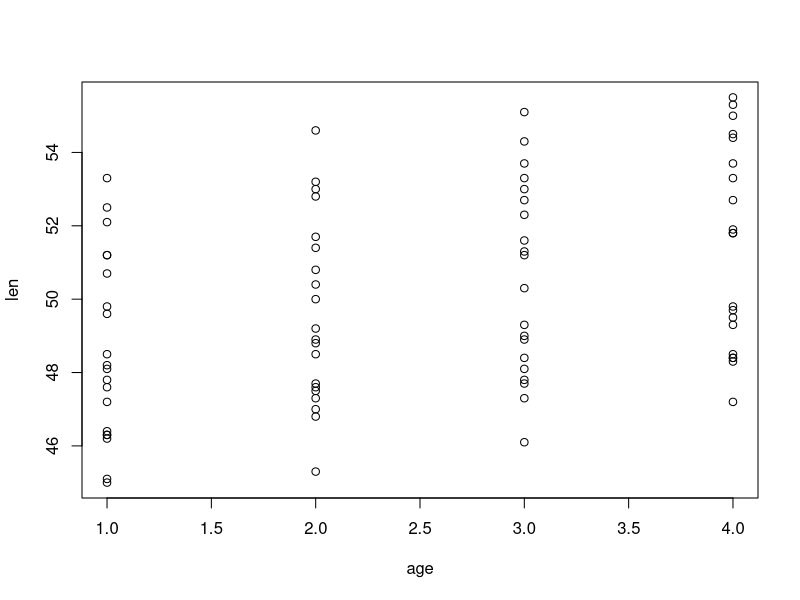
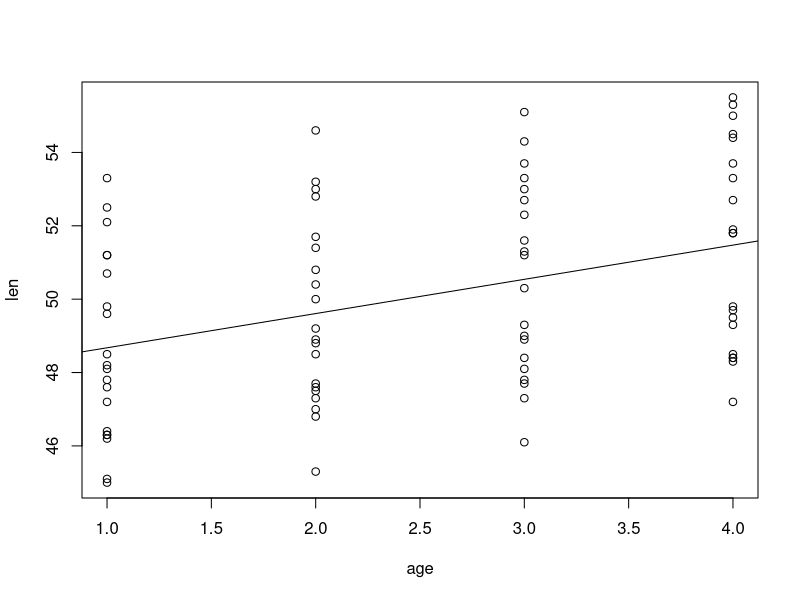
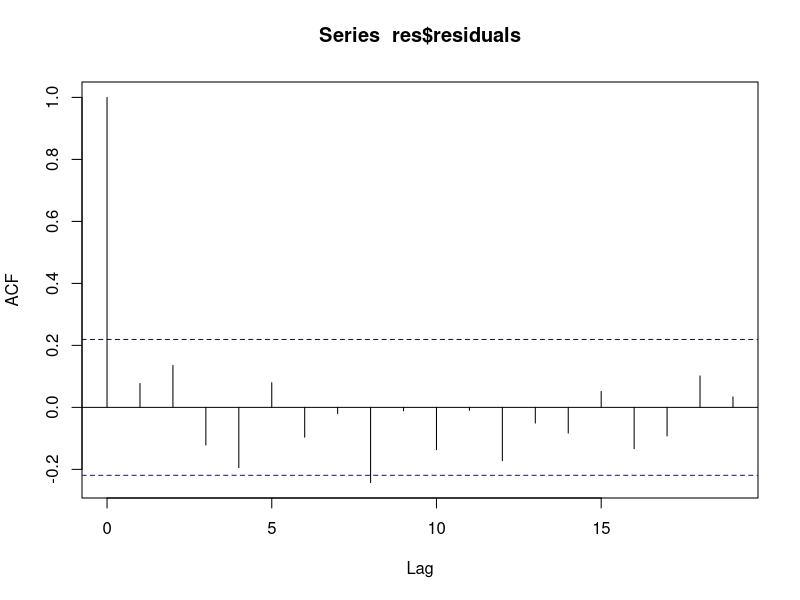
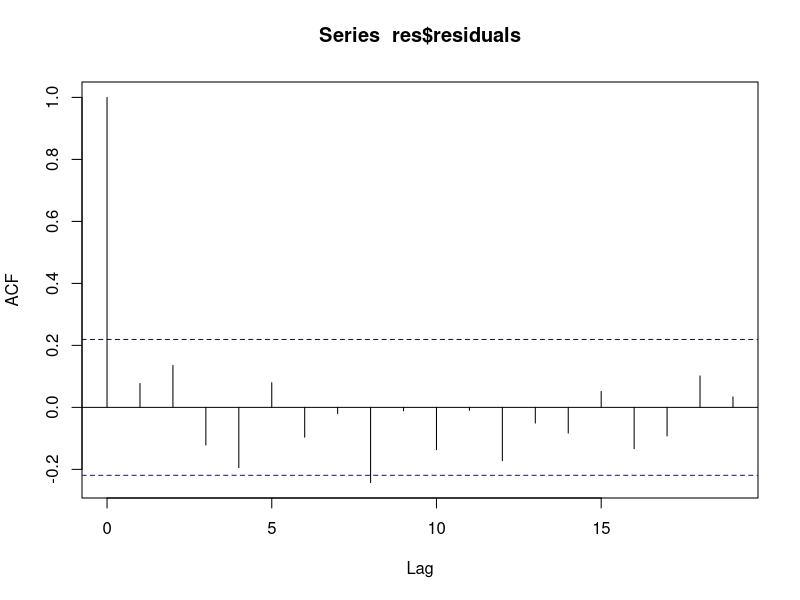
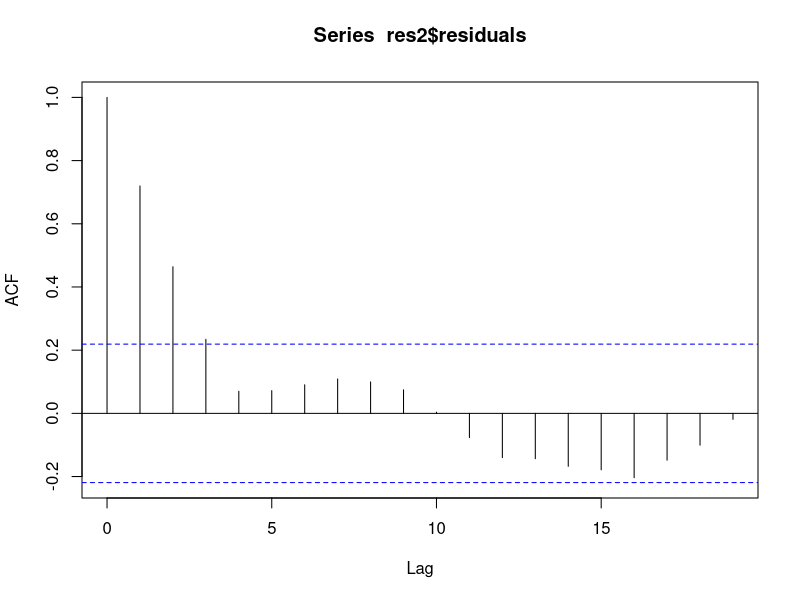
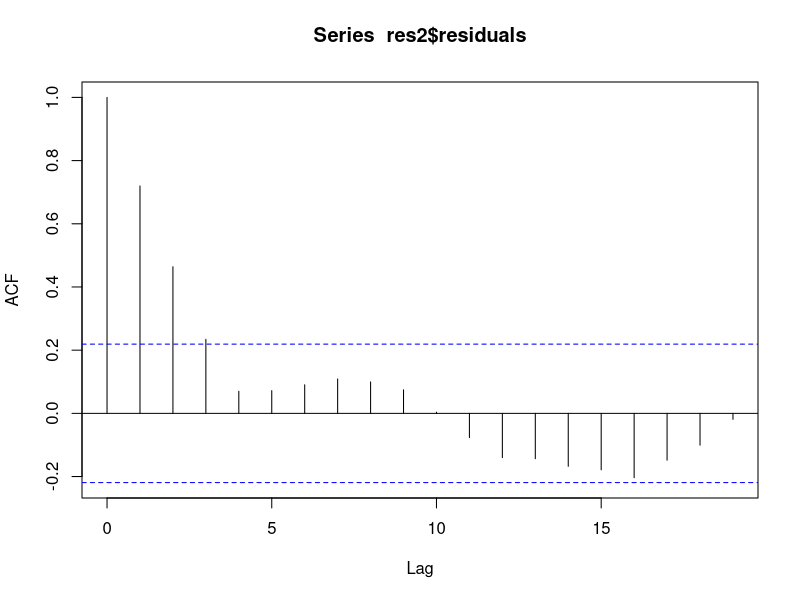
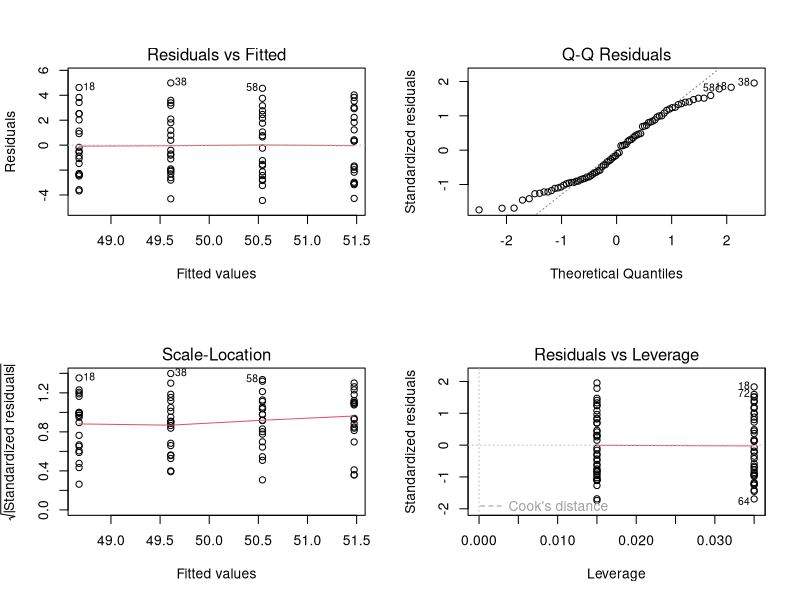
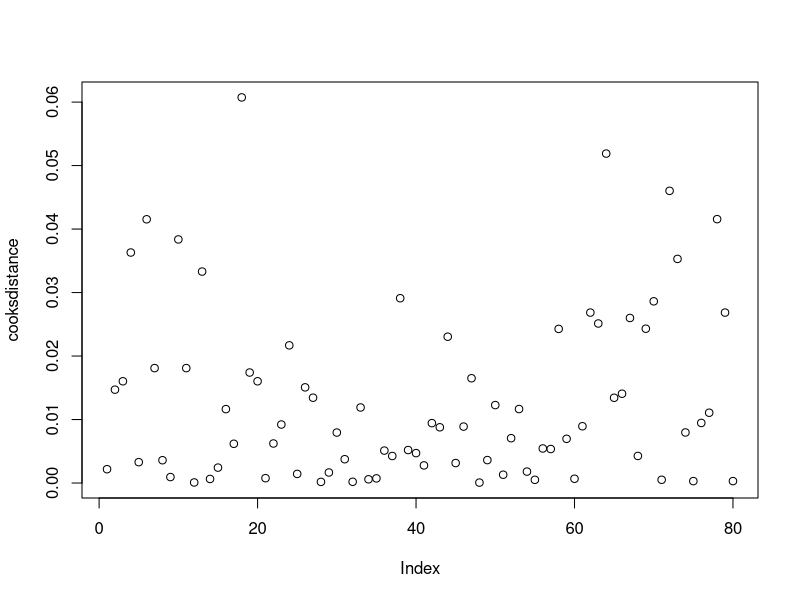

These charts were generated, in order, by the following R code:
# Creating a simple linear regression model for ramus bone data
# Reading in raw data

setwd("C:/hw/upwork data and project/")
ramus<-read.table("ramusdata.txt",header=F,sep=",")
str(ramus) # Checking integrity of data
# Cleaning data and naming variables
ramus<-ramus[,1:4]
colnames(ramus)<-c("y1","y2","y3","y4")
matrix1<-matrix(1,nrow=20,ncol=1)
# Assumption: The exact age of the children does not matter. What matters is each measurement
# was taken one year apart so we can assume that the ages for the 4 measurements were 1,2,3, and 4
# Creating age matrix
l<-list()
for(i in 1:4){
  l[[i]]<-matrix(i,nrow=20,ncol=1)
}

len<-as.vector(c(ramus$y1,ramus$y2,ramus$y3,ramus$y4))
age<-as.vector(c(l[[1]],l[[2]],l[[3]],l[[4]]))
ramusdata<-data.frame(len,age) # Modified data consist of a column with lengths and a column
# with ages 1-4
# -------End of data cleaning-------
# Data exploration and running diagnostics
plot(len~age) # the predictor variable is in count. Any attempt to fit a straight line to predict
# the length of ramus bone based on age will be poor since the spread of data points within each
# age group is high

attach(ramusdata)
mod<-lm(len~age) # Fitting a linear model. Parameters estimated here are the intercept and age.
res<-summary(mod)

plot(len~age)
abline(res$coefficients[1,1],res$coefficients[2,1])
# Fitting regression line through the data points. It is obvious that the regression line
# poorly represents the data points.

# Running simple linear regression diagnostics

cor(ramus)
# The lengths of the ramus bone are highly time correlated. This means data points collected
# are not independent from each other. This means we failed to meet the assumption that the residuals
# are independent from each other.
plot(acf(res$residuals)) # The acf plot somewhat supports our conclusion that the residuals are
# not independent from each other since even after lag 15 the correlation is still about -.1 or .1

# Reshuffling data to reflect higher correlation in the acf plot
ramusmatrix<-as.matrix(ramus)
t_matrix<-t(ramus)
ramusmatrix2<-matrix(t_matrix,nrow=80,ncol=1)
agematrix<-matrix(c(1,2,3,4),nrow=20,ncol=4,byrow=T)
t_matrix2<-t(agematrix)
agematrix2<-matrix(t_matrix2,nrow=80,ncol=1)
mod2<-lm(ramusmatrix2~agematrix2)
res2<-summary(mod2)
plot(acf(res2$residuals)) # The acf plot now shows even more correlation between residuals. 
# This highly supports our conclusion that the residuals are not independent from each other.
# This means a regression model might be inappropriate for our analysis. This warrants a future
# investigation into the violation of the simple linear regression model assumption that the residuals
# are independent from each other.

par(mfrow=c(2,2))
plot(mod)
# The Residuals vs Fitted appears as if the residuals are sufficiently randomized, not showing 
# any visible pattern meaning that the corrected model has been fitted. The Scale-Location plot
# appears normal, meaning that the residual variance is homoscedastic.The Normal Q-Q plot shows us
# that the residuals might not follow a normal distribution since the left tail of the distribution
# of residuals is thick while the right tail is thin. A thick tail can invalidate inferential tools
# such as p-values and confidence intervals. Since the regression assumption that residuals are
# normally distributed is violated, prediction intervals might not be appropriate to use on the data.

# Finding outliers and high leverage points
leverage<-hatvalues(mod)
stdres<-rstandard(mod)
leverage[which(leverage>=2*mean(leverage))] # There is no high leverage point
stdres[which(stdres>=2|stdres<=(-2))] # There is no outlier

cooksdistance<-cooks.distance(mod) 
par(mfrow=c(1,1))
plot(cooksdistance) # The plot of Cook's Distance did not show any significant jump among data points

# The fact that there is no high leverage point or outlier and the plot of Cook's Distance did not
# show any significant jump among data points means that there is no concern to be addressed.
#------End of data exploration and running diagnostics------

# Analysis of the regression model
res # printing the result of the linear model
# R-squared value is .1443, which means this model explains approximately 14.43% of variation
# in the data. This is relatively poor given that both parameters estimated are statistically
# significant.
# The parameter age is statistically significant, meaning that there is a linear relationship
# between the length of ramus bone and age, which is logically sound and expected.

# 95% confidence intervals for the parameter intercept
res$coefficients[1,1]+c(-1,1)*qt(.975,nrow(ramusdata)-2)*res$coefficients[1,2]
# We are 95% confident that children 1 year younger than the youngest age collected in the data
# have ramus bone lengths averaging between 46.34 and 49.14 units
# 95% confidence intervals for the parameter age
res$coefficients[2,1]+c(-1,1)*qt(.975,nrow(ramusdata)-2)*res$coefficients[2,2]
# We are 95% confident that with 1 year increase in age, a child's ramus bone will grow between
# 0.42 and 1.45 units on average.

# data extrapolation
# Using the regression model, predict the length of ramus bones from children 1 and 2 years older
# than the oldest age recorded in the data.
predict(mod,newdata=data.frame(age=c(5,6)),interval="prediction",level=.95)
# We are 95% confident that children 1 year older than the oldest age recorded in the data
# have an average ramus bone length between 47.10 and 57.72 units.
# We are 95% confident that children 2 years older than the oldest age recorded in the data
# have an average ramus bone length between 47.88 and 58.80 units.

# Creating prediction and confidence interval for the data on a plot
dat1<-predict(mod,newdata=data.frame(age),interval="prediction",level=.95)
dat2<-predict(mod,newdata=data.frame(age),interval="confidence",level=.95)
# Ordering dat1 and dat2. Need to do this step in order to plot the confidence interval and
# prediction interval
#dat1new<-dat1[order(dat1[,1]),]
#dat2new<-dat2[order(dat2[,1]),]
plot(len~age,ylim=c(40,68))
abline(res$coefficients[1,1],res$coefficients[2,1])
lines(age,dat1[,2],type="l",col="blue")
lines(age,dat1[,3],type="l",col="blue")
lines(age,dat2[,2],type="l",col="red")
lines(age,dat2[,3],type="l",col="red")
legend("topright",legend=c("regression line","confidence int.","prediction int."),col=c("black","red","blue"),lwd=2)

# The 95% confidence interval means that we are 95% confident the regression line can be only
# be anywhere within the red lines. This means the margin of error for regression line lies between the red
# lines. The 95% prediction interval tells us that 95% of all data points will fall between the
# blue lines.
